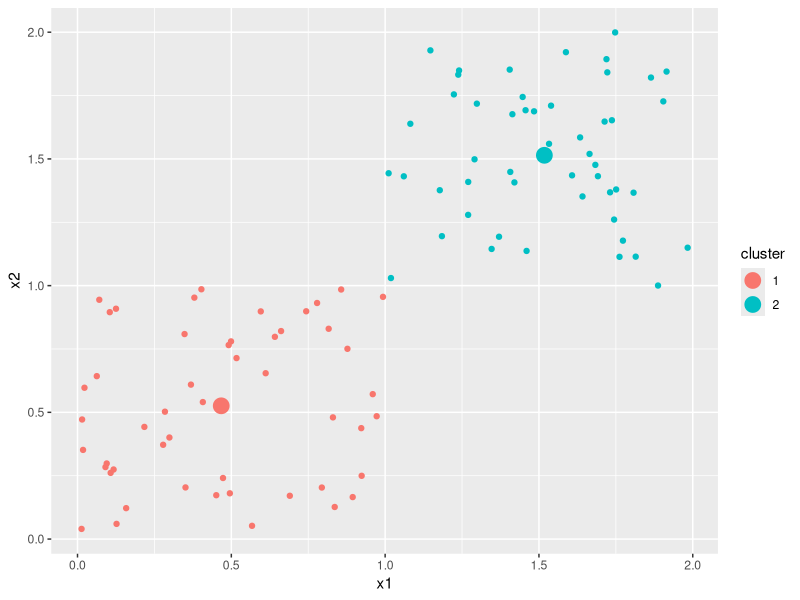

This chart was generated by the following R code:
## ---- chunk 1
knitr::opts_chunk$set(
  echo = TRUE, fig.width=8, fig.height=4.5, message=FALSE, warning = FALSE
  )
set.seed(76)

library(tidyverse)
## ---- chunk 2
observations_1 <- read_csv("data/observations_1.csv")
observations_2 <- read_csv("data/observations_2.csv")

# Set observations to be one of two datasets
observations <- observations_2

# Fit model for k=2
k <- 2
k_means_results <- kmeans(observations, centers=k)
clusters <- k_means_results$cluster
cluster_centers <- k_means_results$centers

# Add cluster results to observations. Note we convert to factor since cluster
# ID's should be treated as categorical
observations$cluster <- as.factor(clusters)

# Add cluster ID's to cluster_centers
cluster_centers <- cluster_centers %>% 
  as_tibble() %>% 
  mutate(cluster=as.factor(1:k))

ggplot(NULL, aes(x=x1, y=x2, col=cluster)) +
  geom_point(data=observations) +
  geom_point(data=cluster_centers, size=5)
## ---- chunk 3
# Hint:
library(proxy)
A <- data_frame(
  x1 = c(0, 0.5, 0.75, 1),
  x2 = c(0, 0.5, 0.75, 1)
)
B <- data_frame(
  x1 = c(1, 0),
  x2 = c(1, 0)
)
distance_matrix <- proxy::dist(x=A, y=B)
distance_matrix
apply(distance_matrix, 1, which.min)
